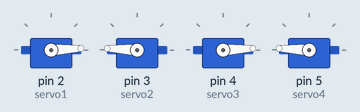
Recording of a sketch running on a simulated Arduino Uno, built with avr-gcc and run on an emulated ATmega328P. Parts: 4 × servo.

Above: at 0.05 s.
At 0.9 s:
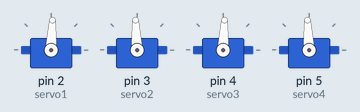
At 1.35 s:
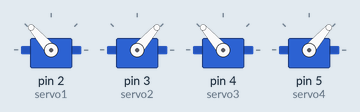
At 1.8 s:
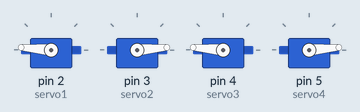
At 2.65 s:
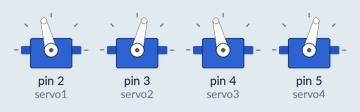
At 3.55 s:
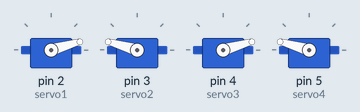
Timing chart, 0 to 8.6 s (numbered marks = the images above):
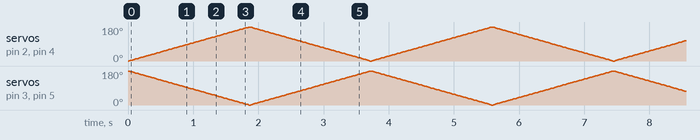

The sketch:

spiderHIPServo.ino
```cpp
#include <Servo.h>

Servo servo1;
Servo servo2;
Servo servo3;
Servo servo4;

int initialAngle1 = 0;   // Initial position for servo1
int initialAngle2 = 180; // Initial position for servo2
int initialAngle3 = 0;   // Initial position for servo3
int initialAngle4 = 180; // Initial position for servo4

void setup() {
  servo1.attach(2);  // Attach servo1 to pin 2
  servo2.attach(3);  // Attach servo2 to pin 3
  servo3.attach(4);  // Attach servo3 to pin 4
  servo4.attach(5);  // Attach servo4 to pin 5

  // Set initial positions for each servo
  servo1.write(initialAngle1);
  servo2.write(initialAngle2);
  servo3.write(initialAngle3);
  servo4.write(initialAngle4);
}

void loop() {
  // Move the servos forward and backward continuously
  for (int i = 0; i <= 180; i++) {
    servo1.write(i);          // Increasing angle for servo1
    servo2.write(180 - i);    // Decreasing angle for servo2
    servo3.write(i);          // Increasing angle for servo3
    servo4.write(180 - i);    // Decreasing angle for servo4
    delay(10);  // Adjust delay to control the speed of movement
  }

  // Return the servos to their initial positions
  for (int i = 180; i >= 0; i--) {
    servo1.write(i);          // Decreasing angle for servo1
    servo2.write(180 - i);    // Increasing angle for servo2
    servo3.write(i);          // Decreasing angle for servo3
    servo4.write(180 - i);    // Increasing angle for servo4
    delay(10);  // Adjust delay to control the speed of movement
  }
}
```
